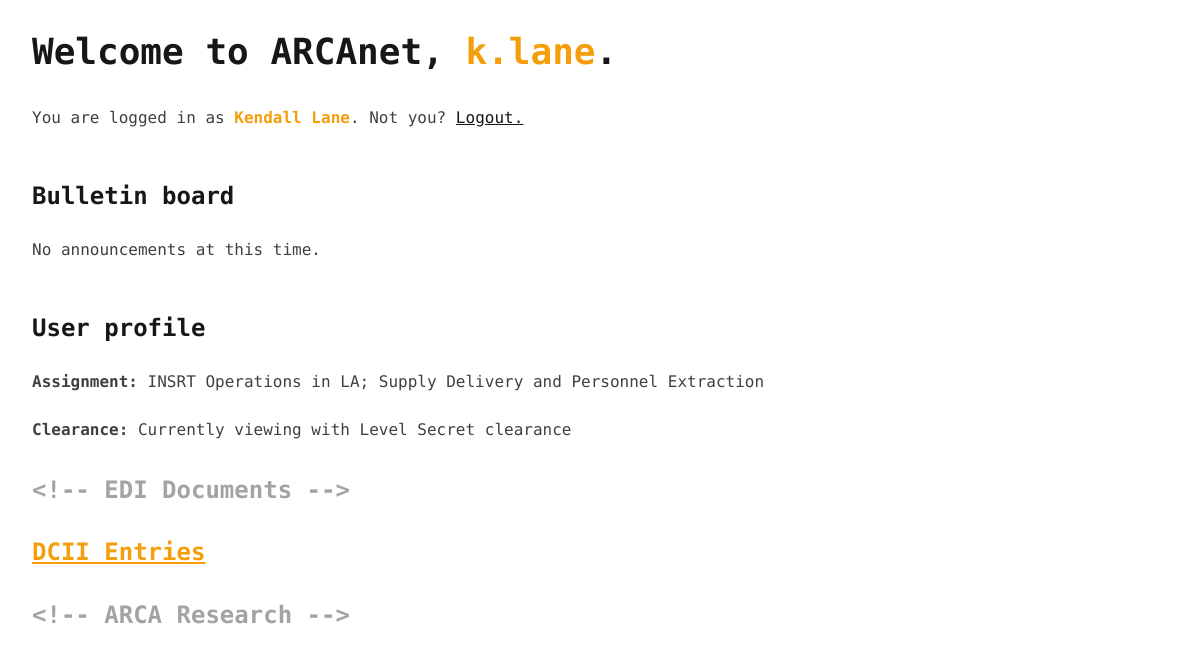
/ (signed in), run on an earlier commit of the app's database.
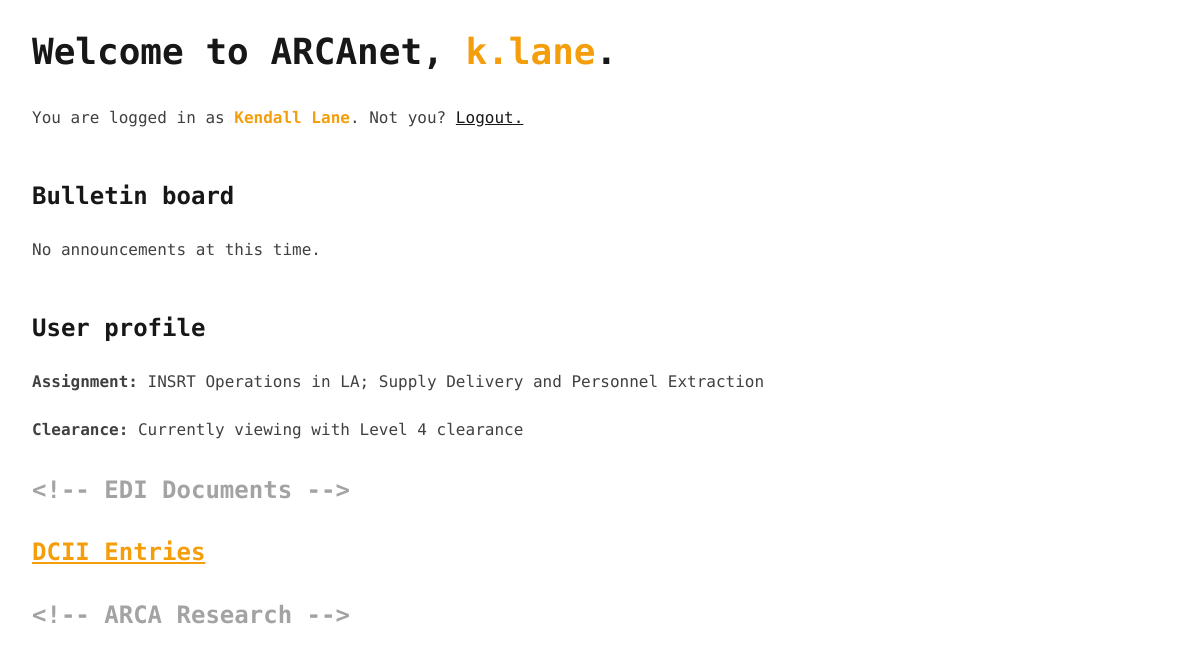
And on a later commit of the database.
### app/models/user.py (models this page shows)
class User(db.Model, UserMixin):
    id = db.Column('id', db.Integer, primary_key = True, autoincrement = True)
    username = db.Column('username', db.String, unique = True)
    name = db.Column('name', db.String)
    password = db.Column('password', db.String)
    clearance = db.Column('clearance', db.Integer)
    assignment = db.Column('assignment', db.String)

### app/routes/home.py (the view)
@app.route('/')
@login_required
def home():
    return render_template('home.html')

### app/__init__.py (called while the page is built)
def create_app(config_class=Config):
    app = Flask(__name__)
    app.config.from_object(config_class)
    login_manager = LoginManager(app)
    login_manager.login_view = 'login'
    db.init_app(app)
    migrate.init_app(app, db)
    with app.app_context():
        from . import routes, models
        @login_manager.user_loader
        def load_user(user_id):
            return models.user.User.query.get(int(user_id))
        db.create_all()
        return app

### app/templates/home.html
{% extends 'base.html' %}
{% block content %}
    <h1>Welcome to ARCAnet, <span class="text-amber-500">{{current_user.username}}</span>.</h1>
    <p>You are logged in as <span class="text-amber-500 font-extrabold">{{current_user.name}}</span>. Not you? <a href="{{url_for('logout')}}">Logout.</a></p>
    <h2>Bulletin board</h2>
    <p>No announcements at this time.</p>
    <h2>User profile</h2>
    <p><span class="font-extrabold">Assignment: </span>{{current_user.assignment}}</p>
    <p><span class="font-extrabold">Clearance: </span>Currently viewing with Level {{current_user.clearance}} clearance</p>
    <p class="text-2xl font-extrabold text-neutral-400">&lt;!-- EDI Documents --&gt;</p>
    <a href="{{ url_for('dcii_entries_overview') }}" class="text-2xl font-extrabold text-amber-500">DCII Entries</a>
    <p class="text-2xl font-extrabold text-neutral-400">&lt;!-- ARCA Research --&gt;</p>
{% endblock %}

What changed in the data, as far as the page shows it:
changed User "k.lane": clearance "Secret" → "4"
